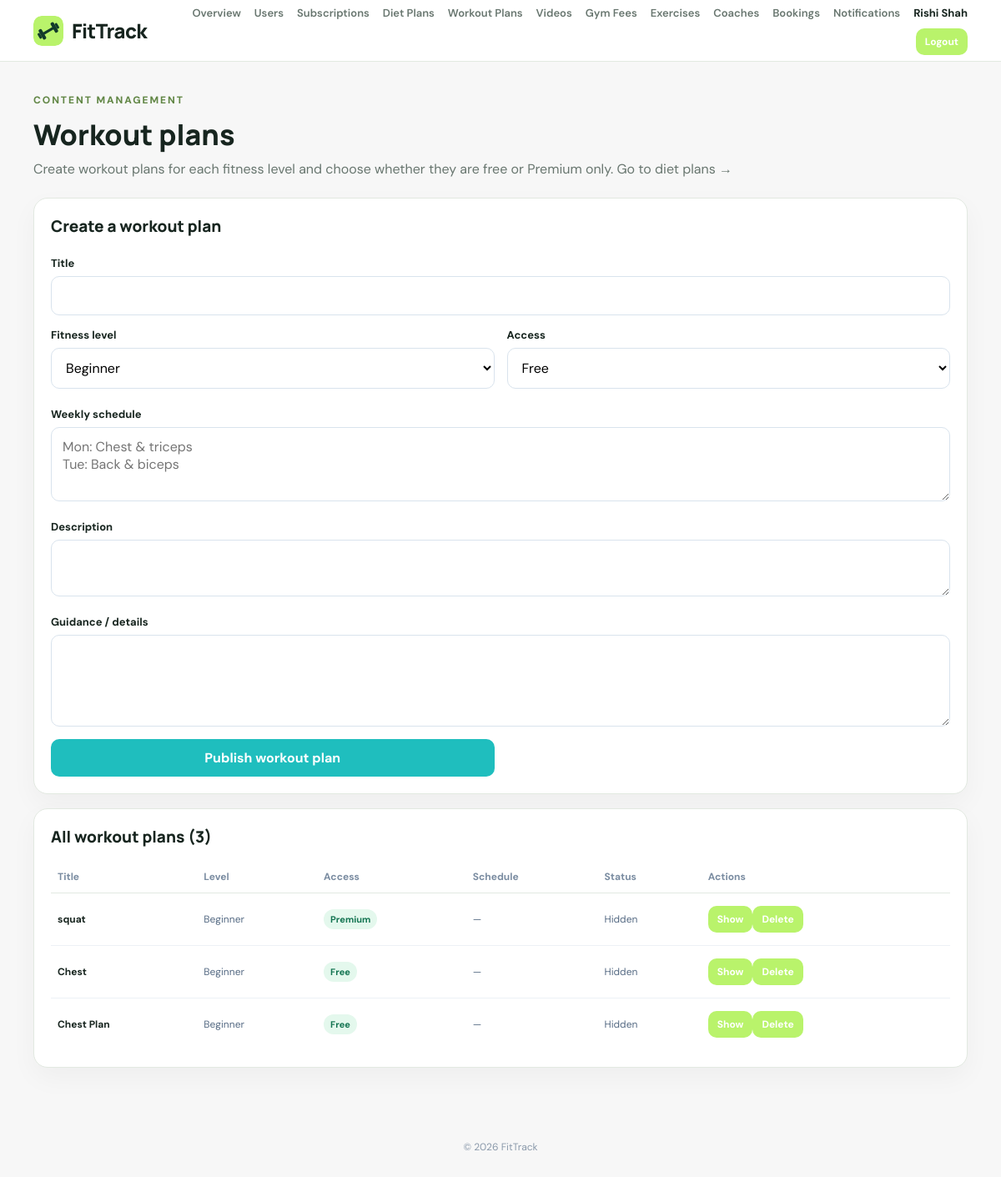
The app's page /admin/workout-plans.php (signed in) with its own data.
### tables this page shows
CREATE TABLE `workout_templates` (
  `id` bigint(20) UNSIGNED NOT NULL,
  `title` varchar(160) NOT NULL,
  `description` text DEFAULT NULL,
  `fitness_level` enum('beginner','intermediate','advanced','expert') NOT NULL,
  `access_type` enum('free','premium') NOT NULL DEFAULT 'free',
  `schedule_text` text DEFAULT NULL,
  `guidance` text DEFAULT NULL,
  `is_active` tinyint(1) NOT NULL DEFAULT 1,
  `created_by` bigint(20) UNSIGNED DEFAULT NULL,
  `created_at` timestamp NOT NULL DEFAULT current_timestamp()
);

### admin/workout-plans.php (the view, shortened to what this page needs)
<?php
require_once __DIR__ . '/../includes/auth.php';
$plans = $pdo->query('SELECT * FROM workout_templates ORDER BY access_type DESC, created_at DESC')->fetchAll();
require __DIR__ . '/../includes/header.php';
?>
<section class="page-heading">
    <div>
        <p class="eyebrow">CONTENT MANAGEMENT</p>
        <h1>Workout plans</h1>
        <p>Create workout plans for each fitness level and choose whether they are free or Premium only.
           <a href="diet-plans.php">Go to diet plans →</a></p>
    </div>
</section>
<section class="panel">
    <h2>Create a workout plan</h2>
    <form method="post" class="form-grid">
        <div class="full">
            <label>Title</label>
            <input name="title" required maxlength="160">
        </div>
        <div>
            <label>Fitness level</label>
            <select name="fitness_level">
                <option value="beginner">Beginner</option>
            </select>
        </div>
        <div>
            <label>Access</label>
            <select name="access_type">
                <option value="free">Free</option>
            </select>
        </div>
        <div class="full">
            <label>Weekly schedule</label>
            <textarea name="schedule_text" rows="3" placeholder="Mon: Chest &amp; triceps&#10;Tue: Back &amp; biceps"></textarea>
        </div>
        <div class="full">
            <label>Description</label>
            <textarea name="description" rows="2"></textarea>
        </div>
        <div class="full">
            <label>Guidance / details</label>
            <textarea name="guidance" rows="4"></textarea>
        </div>
        <div><button class="button">Publish workout plan</button></div>
    </form>
</section>
<section class="panel">
    <h2>All workout plans (<?= count($plans) ?>)</h2>
    <?php if (!$plans): ?>
        <p>No workout plans yet.</p>
    <?php else: ?>
        <div class="table-wrap">
            <table>
                <thead>
                    <tr><th>Title</th><th>Level</th><th>Access</th><th>Schedule</th><th>Status</th><th>Actions</th></tr>
                </thead>
                <tbody>
                <?php foreach ($plans as $p): ?>
                    <tr>
                        <td><strong><?= e($p['title']) ?></strong></td>
                        <td><?= e(ucfirst($p['fitness_level'])) ?></td>
                        <td><span class="badge"><?= e(ucfirst($p['access_type'])) ?></span></td>
                        <td><?= e(mb_strimwidth((string) ($p['schedule_text'] ?? '—'), 0, 60, '…')) ?></td>
                        <td><?= $p['is_active'] ? 'Active' : 'Hidden' ?></td>
                        <td>
                            <form method="post" class="inline-form">
                                <button class="btn btn-small" name="action" value="toggle"><?= $p['is_active'] ? 'Hide' : 'Show' ?></button>
                                <button class="btn btn-small" name="action" value="delete" onclick="return confirm('Delete this workout plan?')">Delete</button>
                            </form>
                        </td>
                    </tr>
                <?php endforeach; ?>
                </tbody>
            </table>
        </div>
    <?php endif; ?>
</section>
<?php require __DIR__ . '/../includes/footer.php'; ?>

### assets/css/style.css (style rules this page uses)
:root { --green: #12c115; --green-dark: #8f0b13; --ink: #171717; --muted: #737373; --line: #e5e5e5; --bg: #f7f7f7; --white: #fff; --red: #b42318; --shadow: 0 12px 32px #1717170a; }
* { box-sizing: border-box; }
body { margin: 0; background: var(--bg); color: var(--ink); font-family: 'DM Sans', Arial, sans-serif; }
a { color: inherit; text-decoration: none; }
button, input, select, textarea { font: inherit; }
.button { display: inline-flex; justify-content: center; align-items: center; gap: 8px; border: 0; border-radius: 10px; background: rgb(31, 190, 190); color: white; padding: 12px 17px; font-weight: 700; cursor: pointer; }
.eyebrow { font-size: 12px; letter-spacing: 1.5px; font-weight: 800; text-transform: uppercase; color: var(--green); margin: 0 0 13px; }
.role-card, .panel, .auth-card, .stat { background: #fff; border: 1px solid var(--line); border-radius: 17px; box-shadow: var(--shadow); }
.full { width: 100%; margin-top: 7px; }
.panel { padding: 20px; margin-bottom: 17px; min-width: 0; }
.table-wrap { overflow-x: auto; }
table { width: 100%; border-collapse: collapse; font-size: 12px; min-width: 420px; }
th { text-align: left; color: #7a8ca1; padding: 11px 8px; border-bottom: 1px solid var(--line); }
td { padding: 13px 8px; border-bottom: 1px solid #edf1f6; color: #566b84; }
td strong { color: var(--ink); }
tbody tr:last-child td { border-bottom: 0; }
.badge { padding: 5px 8px; border-radius: 20px; background: #e4f8ed; color: #137451; font-size: 11px; font-weight: 700; }
.btn { display: inline-flex; justify-content: center; align-items: center; gap: 8px; border: 0; border-radius: 10px; background: var(--green); color: #fff; padding: 11px 16px; font-weight: 700; cursor: pointer; }
.btn-small { padding: 8px 11px; font-size: 12px; }
.page-heading { display: flex; align-items: center; justify-content: space-between; gap: 16px; margin: 0 0 22px; }
.page-heading h1 { font: 800 clamp(25px, 3vw, 34px)/1.2 Manrope, sans-serif; margin: 0 0 8px; }
.page-heading p:not(.eyebrow) { color: var(--muted); margin: 0; line-height: 1.6; }
.panel h2 { font: 800 19px Manrope, sans-serif; margin: 0 0 16px; }
.form-grid { display: grid; grid-template-columns: repeat(2, minmax(0, 1fr)); gap: 15px; align-items: end; }
.form-grid>div { min-width: 0; display: grid; gap: 7px; }
.form-grid .full { grid-column: 1/-1; }
.form-grid label { font-size: 13px; font-weight: 700; }
.form-grid input, .form-grid select, .form-grid textarea { width: 100%; min-width: 0; padding: 12px 13px; border: 1px solid #d9e3ed; border-radius: 10px; background: #fff; outline: none; }
:root { --green: #c1121f; --green-dark: #8f0b13; --ink: #171717; --muted: #737373; --line: #e5e5e5; --bg: #f7f7f7; }
.inline-form { display: inline-flex; margin: 2px 4px 2px 0; }
:root { --ft-green:#166534; --ft-green-dark:#123b2b; --ft-green-soft:#e7f5ec; --ft-border:#d7e8dc; }
body { --primary:var(--ft-green); }

### assets/css/style2.css (style rules this page uses)
:root { --ink:#17251f;--muted:#68766f;--green:#b9f36b;--deep:#12241d;--paper:#f6f8f4;--line:#e2e9e1 }
.eyebrow { font-size:12px;letter-spacing:.16em;font-weight:800;color:#628746 }
:root { --ft-green:#166534; --ft-green-dark:#123b2b; --ft-green-soft:#e7f5ec; --ft-border:#d7e8dc; }
body { --primary:var(--ft-green); }

### records on screen
workout_templates: title "squat", fitness_level "Beginner", access_type "Premium", schedule_text "—", is_active "Hidden"
workout_templates: title "Chest", fitness_level "Beginner", access_type "Free", schedule_text "—", is_active "Hidden"
workout_templates: title "Chest Plan", fitness_level "Beginner", access_type "Free", schedule_text "—", is_active "Hidden"

### other values on screen
escapeHtml($_SESSION['user_name'] ?? 'Admin') "Rishi Shah"
count($plans) "3"
